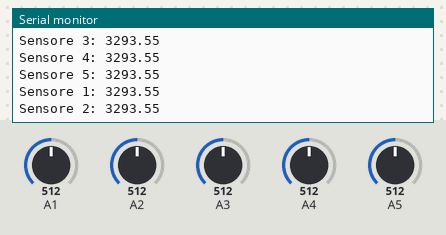
Bench run of a sketch on a simulated Arduino Uno, built with avr-gcc and run on an emulated ATmega328P. Shown: the last lines printed to the serial monitor. The test bench sets the inputs (shaded band); at power-on: A1 = 512, A2 = 512, A3 = 512, A4 = 512, A5 = 512.

Above: at 2.8 s.
2.9 s: A1 set to 716
At 3.4 s:
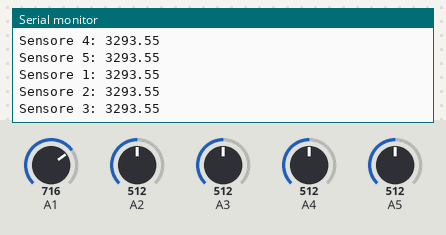
5.6 s: A2 set to 716
At 5.6 s:
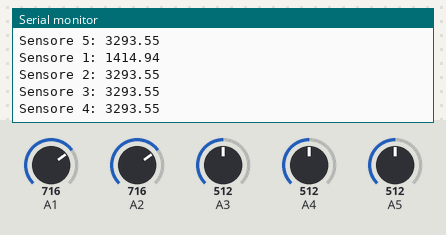
8.3 s: A3 set to 716
At 8.9 s:
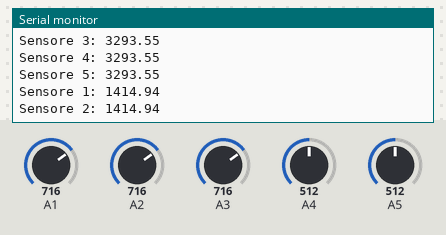
11.0 s: A4 set to 716
At 11.4 s:
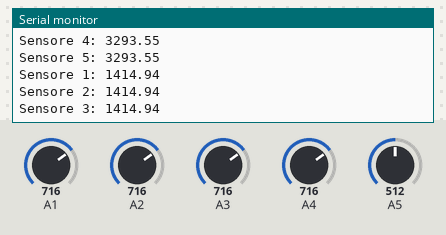
13.7 s: A5 set to 716
At 14.34 s:
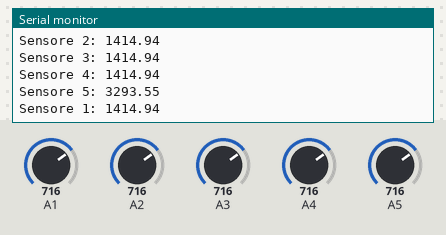
16.4 s: A1 set to 992
At 16.9 s:
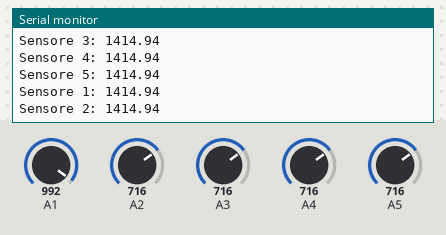
Timing chart, 0 to 19.4 s (numbered marks = the images above; inputs shaded):
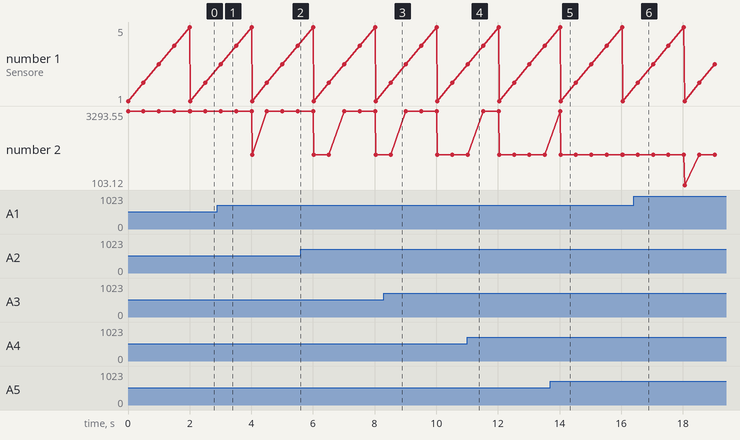

The sketch:

ProvaCodice5Sensori.ino
```cpp
int rDiv = 3300; //valore dei resistori che costituiscono il partitore di tensione con ciascuno dei sensori
void setup() {
  // initialize serial communication at 9600 bits per second:
  Serial.begin(9600);
}

// the loop routine runs over and over again forever:
void loop() {
  // leggo i valori dei 5 sensori
  int sensorValue1 = analogRead(A1);
  int sensorValue2 = analogRead(A2);
  int sensorValue3 = analogRead(A3);
  int sensorValue4 = analogRead(A4);
  int sensorValue5 = analogRead(A5);
  // converto i valori acquisiti (compresi tra 0 e 1023) in valori di tensione (compresi tra 0 e 5 volt)
  float voltage1 = sensorValue1 * (5.0 / 1023.0);
  float voltage2 = sensorValue2 * (5.0 / 1023.0);
  float voltage3 = sensorValue3 * (5.0 / 1023.0);
  float voltage4 = sensorValue4 * (5.0 / 1023.0);
  float voltage5 = sensorValue5 * (5.0 / 1023.0);
  // uso la formula inversa del partitore per ricavare il valore di resistenza dei sensori.
  float fsr1 = rDiv*5/voltage1 - rDiv;
  float fsr2 = rDiv*5/voltage2 - rDiv;
  float fsr3 = rDiv*5/voltage3 - rDiv;
  float fsr4 = rDiv*5/voltage4 - rDiv;
  float fsr5 = rDiv*5/voltage5 - rDiv;

  // stampo a video il valore di resistenza dei 5 sensori
  Serial.print("Sensore 1: ");
  Serial.println(fsr1);
  delay(500);
  Serial.print("Sensore 2: ");
  Serial.println(fsr2);
  delay(500);
  Serial.print("Sensore 3: ");
  Serial.println(fsr3);
  delay(500);
  Serial.print("Sensore 4: ");
  Serial.println(fsr4);
  delay(500);
  Serial.print("Sensore 5: ");
  Serial.println(fsr5);
}
```

Measured:
- plotted number 2: 1414.94 → 103.12 after the input at 16.4 s
